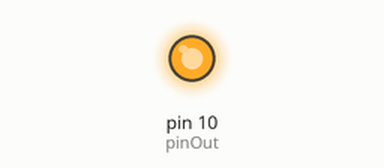
Bench run of a sketch on a simulated Arduino Uno, built with avr-gcc and run on an emulated ATmega328P. Parts: output pins drawn as LEDs (lit = HIGH).

Above: at 2.5 s.
At 5.2 s:
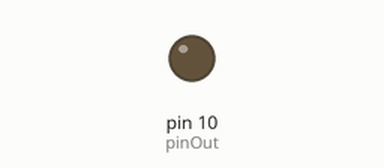
Timing chart, 0 to 7.2 s (numbered marks = the images above):
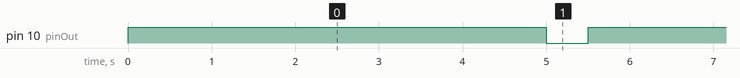

The sketch:

powerplug.ino
```cpp
int pinOut = 10;

void setup()
{
    Serial.begin(9600);
    pinMode(10, OUTPUT);
}

void loop()
{

    digitalWrite(pinOut, HIGH);
    delay(5000);
    digitalWrite(pinOut, LOW);
    delay(500);
}
```

Measured:
- by itself, pin 10 (pinOut): alternates HIGH for 5.0 s and LOW for 0.50 s
